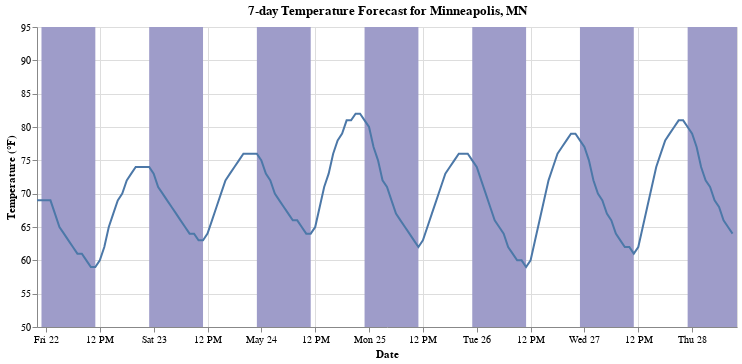

Source (notebook cell):
### Code cell
nights + temps

### Figure 1 — Vega-Lite specification as saved in the notebook (floating-point values rounded to 4 significant figures; data arrays with more than 128 entries replaced by an {"elided": "..."} marker saying what was removed)
{"$schema": "https://vega.github.io/schema/vega-lite/v3.4.0.json", "config": {"mark": {"tooltip": null}, "view": {"height": 300, "width": 400}}, "datasets": {"data-ca9334b1b570a8e5b8c3c494abd88bd9": {"elided": "156 records"}, "data-e7dd062ce629cfc606df0f923ddd8b84": [{"endTime": "2020-05-22T06:00:00-05:00", "isDaytime": false, "new": 2, "startTime": "2020-05-21T18:00:00-05:00"}, {"endTime": "2020-05-23T06:00:00-05:00", "isDaytime": false, "new": 4, "startTime": "2020-05-22T18:00:00-05:00"}, {"endTime": "2020-05-24T06:00:00-05:00", "isDaytime": false, "new": 6, "startTime": "2020-05-23T18:00:00-05:00"}, {"endTime": "2020-05-25T06:00:00-05:00", "isDaytime": false, "new": 8, "startTime": "2020-05-24T18:00:00-05:00"}, {"endTime": "2020-05-26T06:00:00-05:00", "isDaytime": false, "new": 10, "startTime": "2020-05-25T18:00:00-05:00"}, {"endTime": "2020-05-27T06:00:00-05:00", "isDaytime": false, "new": 12, "startTime": "2020-05-26T18:00:00-05:00"}, {"endTime": "2020-05-28T05:00:00-05:00", "isDaytime": false, "new": 14, "startTime": "2020-05-27T18:00:00-05:00"}]}, "layer": [{"data": {"name": "data-e7dd062ce629cfc606df0f923ddd8b84"}, "encoding": {"x": {"field": "startTime", "type": "temporal"}, "x2": {"field": "endTime"}}, "mark": {"color": "#9E9CC9", "type": "rect"}}, {"data": {"name": "data-ca9334b1b570a8e5b8c3c494abd88bd9"}, "encoding": {"x": {"field": "startTime", "title": "Date", "type": "temporal"}, "y": {"field": "temperature", "scale": {"domain": [50, 95]}, "title": "Temperature (°F)", "type": "quantitative"}}, "height": 300, "mark": "line", "title": "7-day Temperature Forecast for Minneapolis, MN", "width": 700}]}
